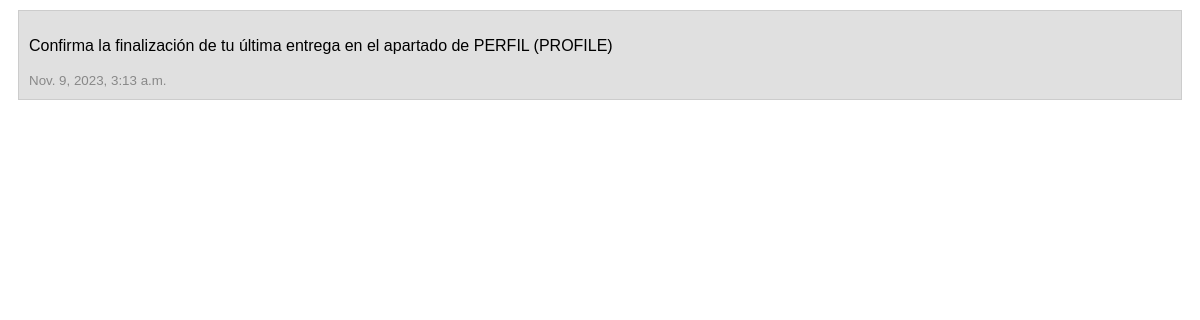
/notifications/ (signed in), run on the app's committed database.
### notifications/models.py (models this page shows, shortened)
class Notification(models.Model):
    recipient = models.ForeignKey(UserProfile, on_delete=models.CASCADE)
    message = models.CharField(max_length=255)
    timestamp = models.DateTimeField(auto_now_add=True)
    is_read = models.BooleanField(default=False)

### notifications/views.py (the view)
# urls.py: path('notifications/', notification_view, name='notifications'),
def notification_view(request):
    user = request.user
    notifications = Notification.objects.filter(recipient=user).order_by('-timestamp')
    unread_notifications = notifications.filter(is_read=False)
    notifications.update(is_read=True)
    return render(request, 'notifications.html', {'notifications': notifications, 'unread_notifications': unread_notifications})

### notifications/templates/notifications.html (shortened to what this page needs)
<!DOCTYPE html>
<html>
<head>
</head>
<body>
<div class="notifications">
    {% for notification in notifications %}
        <div class="notification {% if notification.is_read %}read{% else %}unread{% endif %}">
            <p>{{ notification.message }}</p>
            <small>{{ notification.timestamp }}</small>
        </div>
    {% empty %}
        <p>No notifications.</p>
    {% endfor %}
</div>
</body>
</html>

### notifications/templates/notifications.html (style rules this page uses)
body { font-family: Arial, sans-serif; }
.notification { padding: 10px; border: 1px solid #ccc; margin: 10px; background-color: #f5f5f5; }
.read { background-color: #e0e0e0; }
small { color: #888; }

### data on the page
Notification: message "Confirma la finalización de tu última entrega en el apartado de PERFIL (PROFILE)", timestamp "Nov. 9, 2023, 3:13 a.m."
